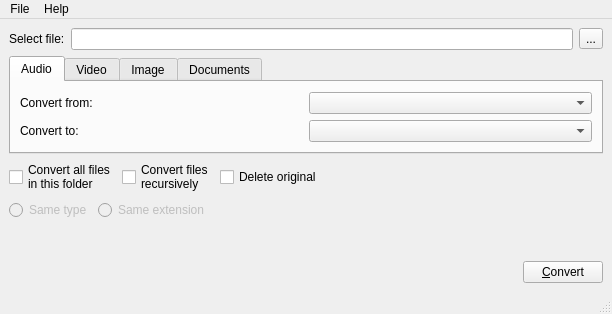
<?xml version="1.0" encoding="UTF-8"?>
<ui version="4.0">
 <class>FFMultiConverter</class>
 <widget class="QMainWindow" name="FFMultiConverter">
  <property name="enabled">
   <bool>true</bool>
  </property>
  <property name="geometry">
   <rect>
    <x>0</x>
    <y>0</y>
    <width>612</width>
    <height>314</height>
   </rect>
  </property>
  <property name="acceptDrops">
   <bool>true</bool>
  </property>
  <property name="windowTitle">
   <string>FF Multi Converter</string>
  </property>
  <widget class="QWidget" name="centralwidget">
   <layout class="QVBoxLayout" name="verticalLayout_7">
    <item>
     <layout class="QVBoxLayout" name="verticalLayout_6">
      <item>
       <layout class="QHBoxLayout" name="horizontalLayout_4">
        <item>
         <widget class="QLabel" name="label">
          <property name="text">
           <string>Select file:</string>
          </property>
          <property name="buddy">
           <cstring>openToolButton</cstring>
          </property>
         </widget>
        </item>
        <item>
         <widget class="QLineEdit" name="fromLineEdit">
          <property name="enabled">
           <bool>true</bool>
          </property>
          <property name="acceptDrops">
           <bool>false</bool>
          </property>
          <property name="frame">
           <bool>true</bool>
          </property>
          <property name="readOnly">
           <bool>true</bool>
          </property>
         </widget>
        </item>
        <item>
         <widget class="QToolButton" name="openToolButton">
          <property name="text">
           <string>...</string>
          </property>
         </widget>
        </item>
       </layout>
      </item>
      <item>
       <widget class="QTabWidget" name="TabWidget">
        <property name="toolTip">
         <string/>
        </property>
        <property name="currentIndex">
         <number>0</number>
        </property>
        <widget class="QWidget" name="tab">
         <attribute name="title">
          <string>Audio</string>
         </attribute>
         <layout class="QVBoxLayout" name="verticalLayout_5">
          <item>
           <layout class="QGridLayout" name="gridLayout_4">
            <item row="0" column="0">
             <widget class="QLabel" name="label_10">
              <property name="text">
               <string>Convert from:</string>
              </property>
              <property name="buddy">
               <cstring>docFromComboBox</cstring>
              </property>
             </widget>
            </item>
            <item row="0" column="1">
             <widget class="QComboBox" name="audFromComboBox"/>
            </item>
            <item row="1" column="0">
             <widget class="QLabel" name="label_11">
              <property name="text">
               <string>Convert to:</string>
              </property>
              <property name="buddy">
               <cstring>docToComboBox</cstring>
              </property>
             </widget>
            </item>
            <item row="1" column="1">
             <widget class="QComboBox" name="audToComboBox"/>
            </item>
           </layout>
          </item>
         </layout>
        </widget>
        <widget class="QWidget" name="tab_2">
         <attribute name="title">
          <string>Video</string>
         </attribute>
         <layout class="QVBoxLayout" name="verticalLayout_4">
          <item>
           <layout class="QGridLayout" name="gridLayout_3">
            <item row="0" column="0">
             <widget class="QLabel" name="label_8">
              <property name="text">
               <string>Convert from:</string>
              </property>
              <property name="buddy">
               <cstring>docFromComboBox</cstring>
              </property>
             </widget>
            </item>
            <item row="0" column="1">
             <widget class="QComboBox" name="vidFromComboBox"/>
            </item>
            <item row="1" column="0">
             <widget class="QLabel" name="label_9">
              <property name="text">
               <string>Convert to:</string>
              </property>
              <property name="buddy">
               <cstring>docToComboBox</cstring>
              </property>
             </widget>
            </item>
            <item row="1" column="1">
             <widget class="QComboBox" name="vidToComboBox"/>
            </item>
           </layout>
          </item>
         </layout>
        </widget>
        <widget class="QWidget" name="tab_3">
         <attribute name="title">
          <string>Image</string>
         </attribute>
         <layout class="QVBoxLayout" name="verticalLayout">
          <item>
           <layout class="QGridLayout" name="gridLayout_2">
            <item row="0" column="0">
             <widget class="QLabel" name="label_6">
              <property name="text">
               <string>Convert from:</string>
              </property>
              <property name="buddy">
               <cstring>docFromComboBox</cstring>
              </property>
             </widget>
            </item>
            <item row="0" column="1">
             <widget class="QComboBox" name="imgFromComboBox"/>
            </item>
            <item row="1" column="0">
             <widget class="QLabel" name="label_7">
              <property name="text">
               <string>Convert to:</string>
              </property>
              <property name="buddy">
               <cstring>docToComboBox</cstring>
              </property>
             </widget>
            </item>
            <item row="1" column="1">
             <widget class="QComboBox" name="imgToComboBox"/>
            </item>
           </layout>
          </item>
         </layout>
        </widget>
        <widget class="QWidget" name="tab_4">
         <attribute name="title">
          <string>Documents</string>
         </attribute>
         <layout class="QVBoxLayout" name="verticalLayout_3">
          <item>
           <layout class="QGridLayout" name="gridLayout">
            <item row="0" column="0">
             <widget class="QLabel" name="label_4">
              <property name="text">
               <string>Convert from:</string>
              </property>
              <property name="buddy">
               <cstring>docFromComboBox</cstring>
              </property>
             </widget>
            </item>
            <item row="0" column="1">
             <widget class="QComboBox" name="docFromComboBox"/>
            </item>
            <item row="1" column="0">
             <widget class="QLabel" name="label_5">
              <property name="text">
               <string>Convert to:</string>
              </property>
              <property name="buddy">
               <cstring>docToComboBox</cstring>
              </property>
             </widget>
            </item>
            <item row="1" column="1">
             <widget class="QComboBox" name="docToComboBox"/>
            </item>
           </layout>
          </item>
         </layout>
        </widget>
       </widget>
      </item>
      <item>
       <layout class="QVBoxLayout" name="verticalLayout_2">
        <item>
         <layout class="QHBoxLayout" name="horizontalLayout_2">
          <item>
           <widget class="QCheckBox" name="folderCheckBox">
            <property name="text">
             <string>Convert all files  
in this folder</string>
            </property>
           </widget>
          </item>
          <item>
           <widget class="QCheckBox" name="recursiveCheckBox">
            <property name="enabled">
             <bool>true</bool>
            </property>
            <property name="text">
             <string>Convert files 
recursively</string>
            </property>
            <property name="checkable">
             <bool>true</bool>
            </property>
            <property name="checked">
             <bool>false</bool>
            </property>
           </widget>
          </item>
          <item>
           <widget class="QCheckBox" name="deleteCheckBox">
            <property name="text">
             <string>Delete original</string>
            </property>
           </widget>
          </item>
          <item>
           <spacer name="horizontalSpacer_2">
            <property name="orientation">
             <enum>Qt::Horizontal</enum>
            </property>
            <property name="sizeHint" stdset="0">
             <size>
              <width>40</width>
              <height>20</height>
             </size>
            </property>
           </spacer>
          </item>
         </layout>
        </item>
        <item>
         <layout class="QHBoxLayout" name="horizontalLayout_3">
          <item>
           <widget class="QRadioButton" name="typeRadioButton">
            <property name="enabled">
             <bool>false</bool>
            </property>
            <property name="text">
             <string>Same type</string>
            </property>
           </widget>
          </item>
          <item>
           <widget class="QRadioButton" name="extRadioButton">
            <property name="enabled">
             <bool>false</bool>
            </property>
            <property name="text">
             <string>Same extension</string>
            </property>
           </widget>
          </item>
          <item>
           <spacer name="horizontalSpacer_3">
            <property name="orientation">
             <enum>Qt::Horizontal</enum>
            </property>
            <property name="sizeHint" stdset="0">
             <size>
              <width>40</width>
              <height>20</height>
             </size>
            </property>
           </spacer>
          </item>
         </layout>
        </item>
       </layout>
      </item>
      <item>
       <spacer name="verticalSpacer">
        <property name="orientation">
         <enum>Qt::Vertical</enum>
        </property>
        <property name="sizeHint" stdset="0">
         <size>
          <width>20</width>
          <height>17</height>
         </size>
        </property>
       </spacer>
      </item>
      <item>
       <layout class="QHBoxLayout" name="horizontalLayout">
        <item>
         <spacer name="horizontalSpacer">
          <property name="orientation">
           <enum>Qt::Horizontal</enum>
          </property>
          <property name="sizeHint" stdset="0">
           <size>
            <width>40</width>
            <height>20</height>
           </size>
          </property>
         </spacer>
        </item>
        <item>
         <widget class="QPushButton" name="convertPushButton">
          <property name="text">
           <string>&amp;Convert</string>
          </property>
         </widget>
        </item>
       </layout>
      </item>
     </layout>
    </item>
   </layout>
   <zorder></zorder>
  </widget>
  <widget class="QMenuBar" name="menubar">
   <property name="geometry">
    <rect>
     <x>0</x>
     <y>0</y>
     <width>612</width>
     <height>25</height>
    </rect>
   </property>
   <widget class="QMenu" name="menuKati">
    <property name="title">
     <string>File</string>
    </property>
    <addaction name="convertAction"/>
    <addaction name="separator"/>
    <addaction name="quitAction"/>
   </widget>
   <widget class="QMenu" name="menu">
    <property name="title">
     <string>Help</string>
    </property>
    <addaction name="aboutAction"/>
   </widget>
   <addaction name="menuKati"/>
   <addaction name="menu"/>
  </widget>
  <widget class="QStatusBar" name="statusBar"/>
  <action name="quitAction">
   <property name="text">
    <string>Quit</string>
   </property>
   <property name="shortcut">
    <string>Ctrl+Q</string>
   </property>
  </action>
  <action name="convertAction">
   <property name="text">
    <string>Convert</string>
   </property>
   <property name="toolTip">
    <string>Convert</string>
   </property>
   <property name="shortcut">
    <string>Ctrl+M</string>
   </property>
  </action>
  <action name="aboutAction">
   <property name="text">
    <string>About</string>
   </property>
   <property name="shortcut">
    <string>Ctrl+?</string>
   </property>
  </action>
 </widget>
 <tabstops>
  <tabstop>fromLineEdit</tabstop>
  <tabstop>openToolButton</tabstop>
  <tabstop>docFromComboBox</tabstop>
  <tabstop>docToComboBox</tabstop>
  <tabstop>folderCheckBox</tabstop>
  <tabstop>recursiveCheckBox</tabstop>
  <tabstop>deleteCheckBox</tabstop>
  <tabstop>typeRadioButton</tabstop>
  <tabstop>extRadioButton</tabstop>
  <tabstop>convertPushButton</tabstop>
 </tabstops>
 <resources/>
 <connections/>
</ui>
